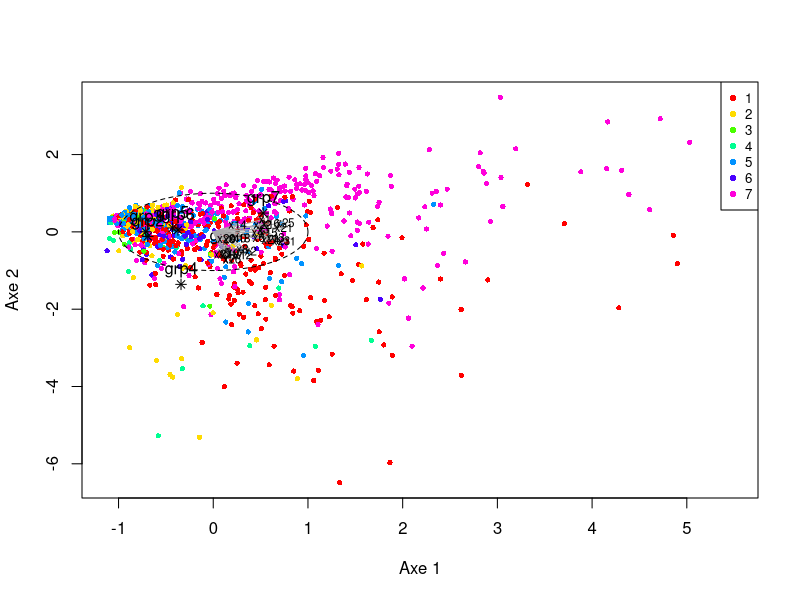

Here is the R script that generated this plot:
## ---- chunk 1
knitr::opts_chunk$set(echo = TRUE)
## ---- chunk 2
# -------------------------------------------------------------------------
# Fonctions utilitaires pondérées
# -------------------------------------------------------------------------

# création matrice diagonale W à partir d'un vecteur de poids w
Wmat <- function(w) {
  if (is.null(w)) return(NULL)
  Diagonal <- diag(as.numeric(w), nrow = length(w))
  return(Diagonal)
}

# norme pondérée ||v||_W^2 = v' W v avec w vecteur poids ou W matrice diag
w_norm2 <- function(v, w) {
  if (is.null(w)) return(sum(v^2))
  return(as.numeric(t(v) %*% (w * v)))
}

# produit scalaire pondéré <a,b>_W = a' W b
w_prod <- function(a, b, w) {
  if (is.null(w)) return(as.numeric(t(a) %*% b))
  return(as.numeric(t(a) %*% (w * b)))
}

# racine carrée symétrique de M (M supposée SPD)
M_half <- function(M) {
  ev <- eigen(M, symmetric = TRUE)
  vals <- ev$values
  vecs <- ev$vectors
  vals[vals < 0] <- 0
  sqrtM <- vecs %*% diag(sqrt(vals), length(vals)) %*% t(vecs)
  return(sqrtM)
}

# inverse racine
M_half_inv <- function(M) {
  ev <- eigen(M, symmetric = TRUE)
  vals <- ev$values
  vecs <- ev$vectors
  vals[vals < 0] <- 0
  invsqrt <- vecs %*% diag(ifelse(vals > 0, 1/sqrt(vals), 0), length(vals)) %*% t(vecs)
  return(invsqrt)
}

# -------------------------------------------------------------------------
# Fonction principale : adpls
# -------------------------------------------------------------------------
adpls <- function(X, Y, H = 2, w = NULL, M = NULL, center_scale = TRUE) {
  n <- nrow(X); p <- ncol(X)
  if (is.null(w)) w <- rep(1/n, n)
  w <- as.numeric(w)
  if (length(w) != n) stop("Longueur de w différente de nrow(X)")
  W <- diag(w)

  if (center_scale) {
    X <- scale(X, center = TRUE, scale = TRUE)
  } else {
    X <- as.matrix(X)
  }
  Y <- as.matrix(Y)

  if (is.null(M)) M <- diag(1, p)
  if (!all(dim(M) == c(p, p))) stop("M doit être p x p")

  sqrtM <- M_half(M)
  inv_sqrtM <- M_half_inv(M)

  # projecteur Pi_Y
  YYw <- t(Y) %*% (W %*% Y)
  inv_YYw <- solve(YYw)
  PiY <- Y %*% inv_YYw %*% t(Y) %*% W

  Xhat <- PiY %*% X
  E <- t(Xhat) %*% (W %*% Xhat)

  # stockage
  U_list <- list()
  F <- matrix(0, n, H)
  Ftilde <- matrix(0, n, H)
  S_vec <- numeric(H)
  R2_vec <- numeric(H)
  var_coords <- matrix(0, p, H)

  for (h in 1:H) {
    if (h == 1) {
      Xstar <- X %*% sqrtM
      Xhat_star <- PiY %*% Xstar
      Estar <- t(Xhat_star) %*% (W %*% Xhat_star)
      ev <- eigen(Estar, symmetric = TRUE)
      ustar <- ev$vectors[, 1]
      u <- inv_sqrtM %*% ustar
      norm_u <- as.numeric(t(u) %*% (M %*% u))
      if (norm_u <= 0) stop("Norme non positive détectée pour u")
      u <- u / sqrt(norm_u)
    } else {
      Fprev <- F[, 1:(h-1), drop = FALSE]
      Dprime <- t(Fprev) %*% (W %*% X)
      D <- t(Dprime)
      temp <- solve(t(D) %*% (M %*% D))
      PiDperp <- diag(1, p) - D %*% temp %*% t(D) %*% M
      Estar_proj <- sqrtM %*% PiDperp %*% E %*% t(PiDperp) %*% sqrtM
      ev <- eigen(Estar_proj, symmetric = TRUE)
      ustar <- ev$vectors[, 1]
      u <- inv_sqrtM %*% ustar
      norm_u <- as.numeric(t(u) %*% (M %*% u))
      if (norm_u <= 0) stop("Norme non positive détectée pour u (h>1)")
      u <- u / sqrt(norm_u)
    }

    # scores
    f <- X %*% (M %*% u)
    fnorm2 <- as.numeric(t(f) %*% (W %*% f))
    if (fnorm2 <= 0) {
      warning(paste("Composante", h, "a norme nulle ou négative (arrêt)."))
      break
    }
    ftilde <- f / sqrt(fnorm2)

    # indicateurs
    total_inertia <- sum(diag(t(X) %*% (W %*% X)))
    S_val <- fnorm2 / total_inertia
    num <- Xhat %*% (M %*% u)
    top_val <- as.numeric(t(num) %*% (W %*% num))
    R2_val <- top_val / fnorm2

    # corrélations variables
    var_corrs <- numeric(p)
    denom_f <- sqrt(fnorm2)
    for (j in 1:p) {
      denom_xj <- sqrt(as.numeric(t(X[, j]) %*% (W %*% X[, j])))
      if (denom_xj == 0) {
        var_corrs[j] <- 0
      } else {
        num_j <- as.numeric(t(X[, j]) %*% (W %*% f))
        var_corrs[j] <- num_j / (denom_xj * denom_f)
      }
    }

    # stockage
    U_list[[h]] <- u
    F[, h] <- as.numeric(f)
    Ftilde[, h] <- as.numeric(ftilde)
    S_vec[h] <- S_val
    R2_vec[h] <- R2_val
    var_coords[, h] <- var_corrs
  }

  # centres de gravité
  centers <- solve(t(Y) %*% (W %*% Y)) %*% t(Y) %*% (W %*% Ftilde)
  rownames(centers) <- if (!is.null(colnames(Y))) colnames(Y) else paste0("class", 1:ncol(Y))
  colnames(centers) <- paste0("ax", 1:ncol(Ftilde))

  result <- list(U = do.call(cbind, U_list),
                 F = F,
                 Ftilde = Ftilde,
                 S = S_vec,
                 R2 = R2_vec,
                 centers = centers,
                 var_coords = var_coords,
                 Xhat = Xhat,
                 E = E,
                 M = M,
                 w = w)
  return(result)
}

# -------------------------------------------------------------------------
# Fonction de tracé : plot_adpls
# -------------------------------------------------------------------------
plot_adpls <- function(out, Y = NULL, Y_labels = NULL, h = 1, m = 2,
                       show_variables = TRUE, circle = TRUE,
                       main = NULL, cex_ind = 0.7, cex_cent = 1.0) {
  Ftilde <- out$Ftilde
  centers <- out$centers
  var_coords <- out$var_coords
  n <- nrow(Ftilde)
  if (is.null(Y) && is.null(Y_labels)) stop("Donner Y (indicatrices) ou Y_labels (facteur).")
  if (is.null(Y_labels)) {
    Ymat <- as.matrix(Y)
    lab <- apply(Ymat, 1, function(r) which(r == 1))
    Y_labels <- factor(lab)
  }
  xind <- Ftilde[, h]; yind <- Ftilde[, m]
  classes <- as.factor(Y_labels)
  cols <- rainbow(length(levels(classes)))
  plot(xind, yind, col = cols[as.numeric(classes)], pch = 16, cex = cex_ind,
       xlab = paste0("Axe ", h), ylab = paste0("Axe ", m), main = main)
  legend("topright", legend = levels(classes), col = cols, pch = 16, cex = 0.8)
  points(centers[, h], centers[, m], col = "black", pch = 8, cex = cex_cent)
  text(centers[, h], centers[, m], labels = rownames(centers), pos = 3)
  if (show_variables) {
    vx <- var_coords[, h]; vy <- var_coords[, m]
    arrows(rep(0, length(vx)), rep(0, length(vy)), vx, vy, length = 0.07, col = "darkgrey")
    text(vx, vy, labels = colnames(out$M) %||% paste0("x", 1:nrow(var_coords)), cex = 0.7)
    if (circle) {
      angles <- seq(0, 2 * pi, length.out = 200)
      lines(cos(angles), sin(angles), lty = 2)
    }
  }
}

# infix helper
`%||%` <- function(a, b) if (!is.null(a)) a else b
## ---- chunk 3
data <- read.table("Datagenus.csv", header = TRUE)

X <- scale(as.matrix(data[, paste0("gen", 1:27)]), center = TRUE, scale = TRUE)
grp <- as.factor(data$forest)
Y <- model.matrix(~ grp - 1)

out <- adpls(X, Y, H = 3, w = NULL, M = NULL, center_scale = FALSE)

# Tableau indicateurs
data.frame(
  Axe = 1:3,
  S = round(out$S, 3),
  R2 = round(out$R2, 3),
  Discriminant = round(out$S * out$R2, 3)
)
## ---- chunk 4
# Graphique plan 1-2
plot_adpls(out, Y = Y, Y_labels = grp, h = 1, m = 2, show_variables = TRUE)
